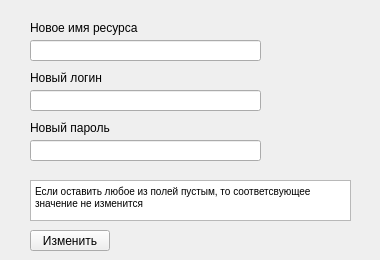
<?xml version="1.0" encoding="UTF-8"?>
<ui version="4.0">
 <class>changeRecord</class>
 <widget class="QWidget" name="changeRecord">
  <property name="geometry">
   <rect>
    <x>0</x>
    <y>0</y>
    <width>380</width>
    <height>260</height>
   </rect>
  </property>
  <property name="windowTitle">
   <string>Form</string>
  </property>
  <widget class="QPushButton" name="pushButton">
   <property name="geometry">
    <rect>
     <x>30</x>
     <y>230</y>
     <width>80</width>
     <height>21</height>
    </rect>
   </property>
   <property name="text">
    <string>Изменить</string>
   </property>
  </widget>
  <widget class="QLineEdit" name="lineEdit_name">
   <property name="geometry">
    <rect>
     <x>30</x>
     <y>40</y>
     <width>231</width>
     <height>21</height>
    </rect>
   </property>
  </widget>
  <widget class="QLabel" name="label">
   <property name="geometry">
    <rect>
     <x>30</x>
     <y>20</y>
     <width>121</width>
     <height>16</height>
    </rect>
   </property>
   <property name="text">
    <string>Новое имя ресурса</string>
   </property>
  </widget>
  <widget class="QLineEdit" name="lineEdit_login">
   <property name="geometry">
    <rect>
     <x>30</x>
     <y>90</y>
     <width>231</width>
     <height>21</height>
    </rect>
   </property>
  </widget>
  <widget class="QLabel" name="label_2">
   <property name="geometry">
    <rect>
     <x>30</x>
     <y>70</y>
     <width>81</width>
     <height>16</height>
    </rect>
   </property>
   <property name="text">
    <string>Новый логин</string>
   </property>
  </widget>
  <widget class="QLineEdit" name="lineEdit_pass">
   <property name="geometry">
    <rect>
     <x>30</x>
     <y>140</y>
     <width>231</width>
     <height>21</height>
    </rect>
   </property>
  </widget>
  <widget class="QLabel" name="label_3">
   <property name="geometry">
    <rect>
     <x>30</x>
     <y>120</y>
     <width>101</width>
     <height>16</height>
    </rect>
   </property>
   <property name="text">
    <string>Новый пароль</string>
   </property>
  </widget>
  <widget class="QTextBrowser" name="textBrowser">
   <property name="geometry">
    <rect>
     <x>30</x>
     <y>180</y>
     <width>321</width>
     <height>41</height>
    </rect>
   </property>
   <property name="html">
    <string>&lt;!DOCTYPE HTML PUBLIC &quot;-//W3C//DTD HTML 4.0//EN&quot; &quot;http://www.w3.org/TR/REC-html40/strict.dtd&quot;&gt;
&lt;html&gt;&lt;head&gt;&lt;meta name=&quot;qrichtext&quot; content=&quot;1&quot; /&gt;&lt;style type=&quot;text/css&quot;&gt;
p, li { white-space: pre-wrap; }
&lt;/style&gt;&lt;/head&gt;&lt;body style=&quot; font-family:'MS Shell Dlg 2'; font-size:7.8pt; font-weight:400; font-style:normal;&quot;&gt;
&lt;p style=&quot; margin-top:0px; margin-bottom:0px; margin-left:0px; margin-right:0px; -qt-block-indent:0; text-indent:0px;&quot;&gt;Если оставить любое из полей пустым, то соответсвующее значение не изменится&lt;/p&gt;&lt;/body&gt;&lt;/html&gt;</string>
   </property>
  </widget>
 </widget>
 <resources/>
 <connections/>
</ui>
